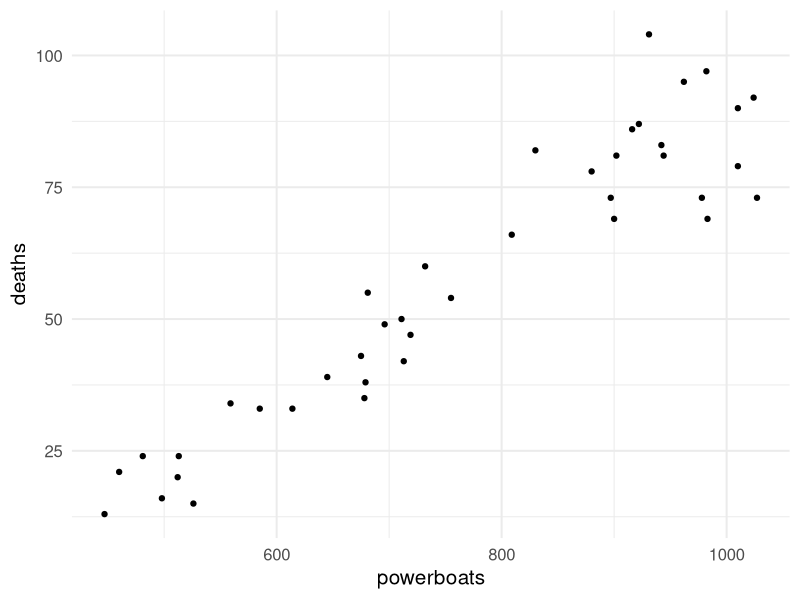
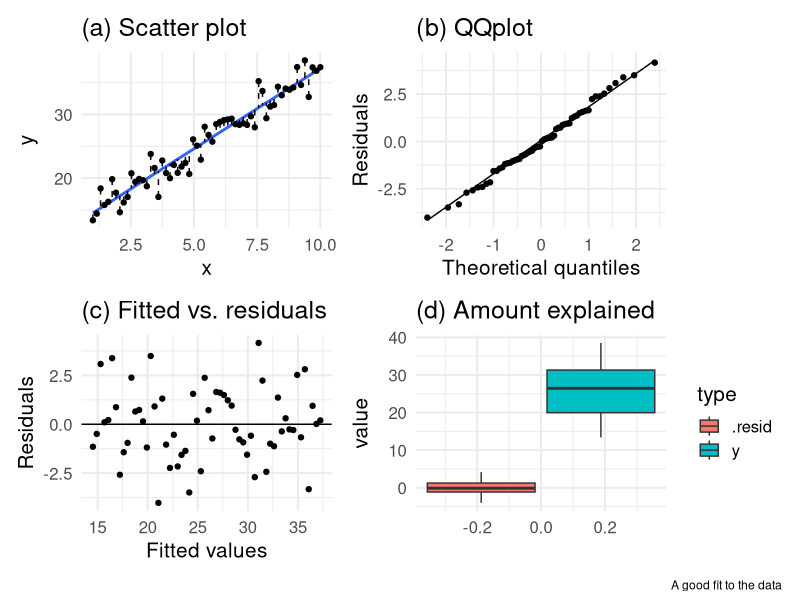
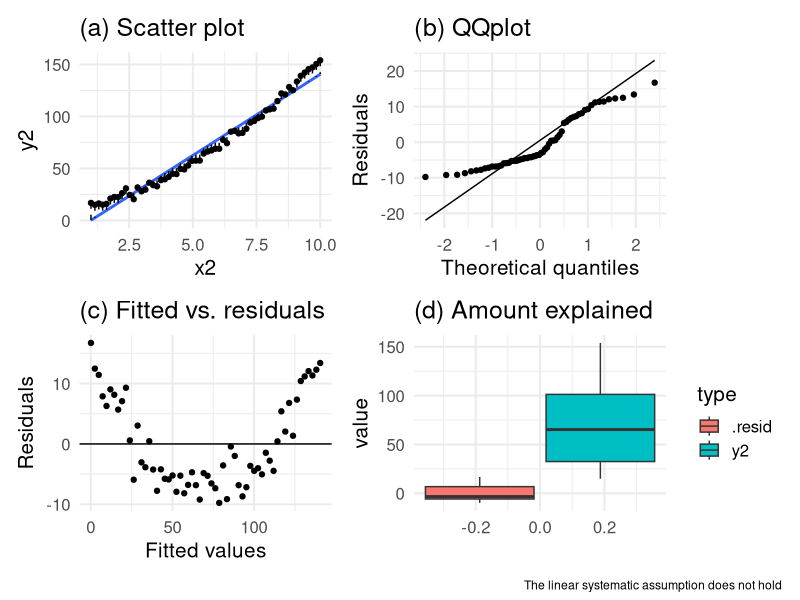
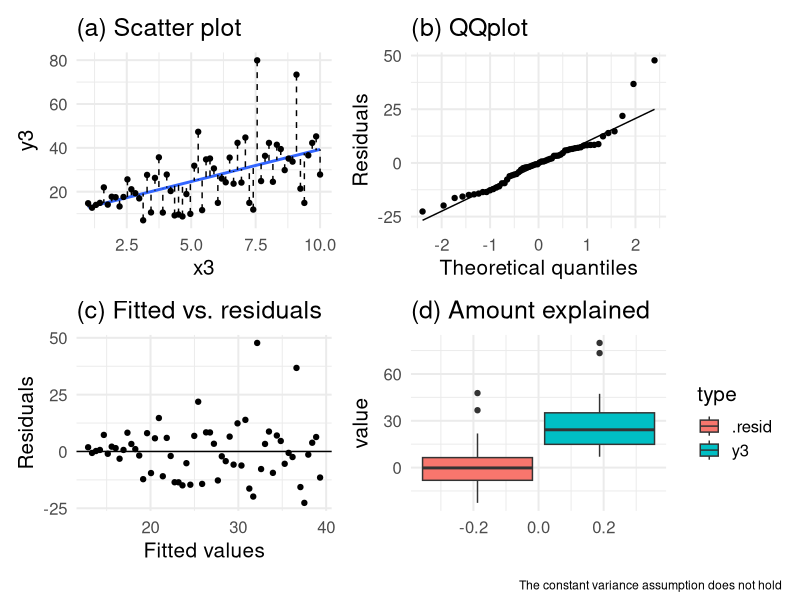
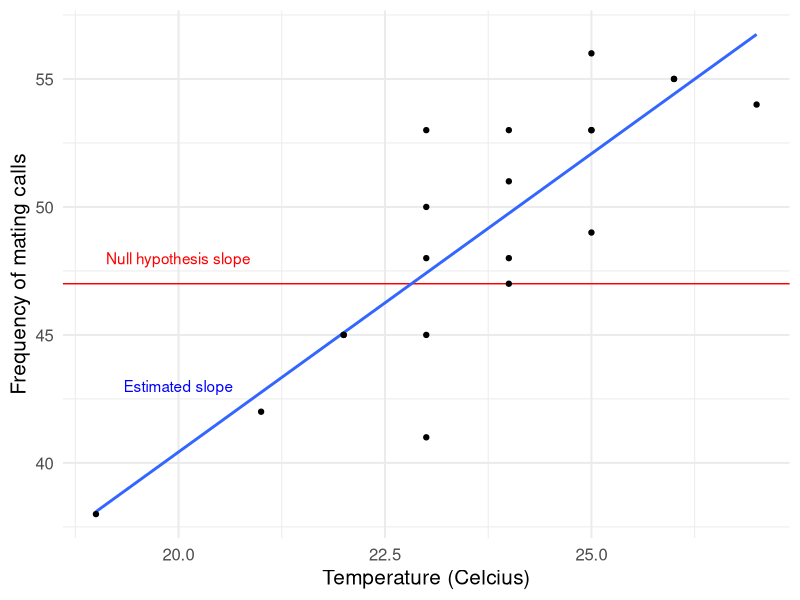
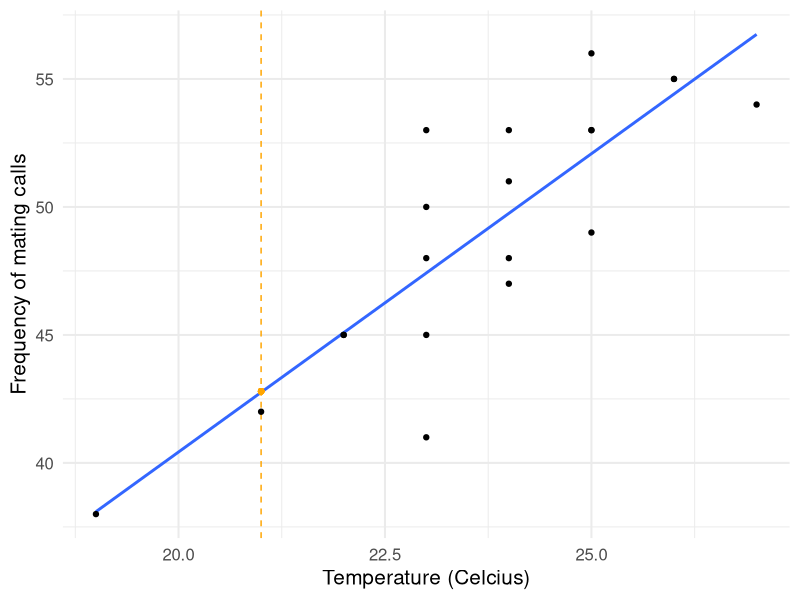
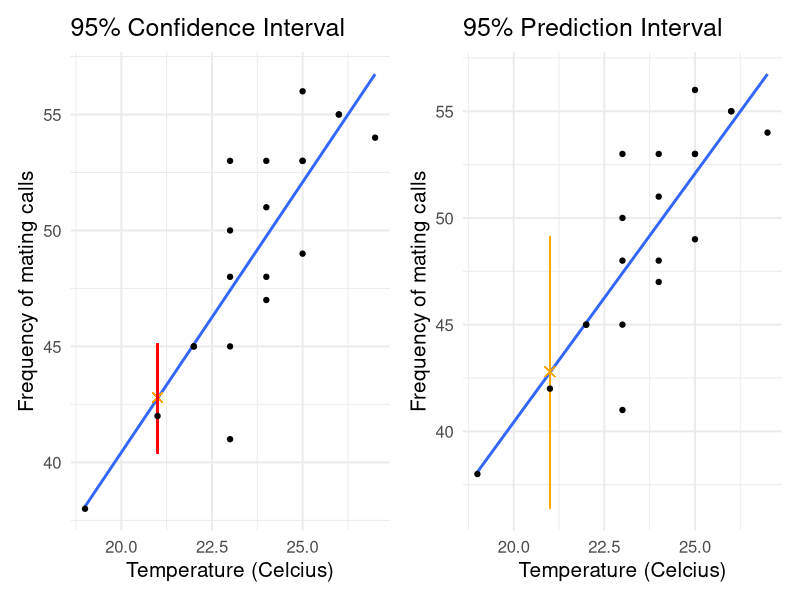

Reproduce these figures in R, in order.
## ---- chunk 1
library(knitr) # for include_graphics() 
library(dplyr)
library(forcats)
library(readr)
library(ggplot2)
library(broom) 
library(tidyr)
library(ggplot2)
library(tibble)
## ---- chunk 2
mana_data <- read_csv("Ch03_Manatee-deaths.csv")
head(mana_data)
mana_scatter <- ggplot(data = mana_data, aes(x = powerboats, y = deaths)) + 
  geom_point() + theme_minimal(base_size = 15)
## ---- chunk 3
mana_scatter
## ---- chunk 4
mana_cor <- mana_data %>% 
  summarize(corr_mana = cor(powerboats, deaths))
mana_cor
## ---- chunk 5
mana_lm <- lm(deaths ~ powerboats, mana_data)
# we use the package broom to look at the output of the linear model
tidy(mana_lm) 
## ---- chunk 6
tidy(mana_lm)
## ---- chunk 7
glance(mana_lm)
## ---- chunk 8
mana_cor <- mana_data %>% 
  summarize(corr_mana = cor(powerboats, deaths))
mana_cor
glance(mana_lm)
## ---- chunk 9
library(broom)
library(ggplot2)
library(dplyr)
library(tidyr)

# students, don't worry about the code in the next six lines.
# I will provide the required code later in the slides.
set.seed(123)
x <- seq(1, 10, length.out = 60)
y <- 12 + 2.5 * x + rnorm(n = 60, mean = 0, sd = 2)
dat1 <- data.frame(x, y)

lm1 <- lm(y~x, data = dat1)
augmented_dat1 <- augment(lm1)

## Fitted model
plot1 <- ggplot(augmented_dat1, aes(x, y)) +
  geom_smooth(method = "lm", se = F) +
  geom_point() +
  geom_segment(aes(xend = x, yend = .fitted), lty = 2) +
  theme_minimal(base_size = 15) +
  labs(title = "(a) Scatter plot") 

# QQ plot
plot2 <- ggplot(augmented_dat1, aes(sample = .resid)) + 
  geom_qq() + 
  geom_qq_line() +
  theme_minimal(base_size = 15) +
  labs(y = "Residuals", x = "Theoretical quantiles", title = "(b) QQplot") 

## Fitted vs. residuals
plot3 <-ggplot(augmented_dat1, aes(y = .resid, x = .fitted)) + 
  geom_point() + 
  theme_minimal(base_size = 15) +
  geom_hline(aes(yintercept = 0)) +
  labs(y = "Residuals", x = "Fitted values", title = "(c) Fitted vs. residuals") 

## Amount explained
reshape <- augmented_dat1 %>% select(.resid, y) %>%
  gather(key = "type", value = "value", y, .resid)

plot4 <- ggplot(reshape, aes(y = value)) + 
  geom_boxplot(aes(fill = type)) +
  labs(title = "(d) Amount explained") +
  theme_minimal(base_size = 15) 

library(patchwork)
plot1 + plot2 + plot3 + plot4 + plot_layout(nrow = 2) + 
  plot_annotation(caption = "A good fit to the data")
## ---- chunk 10
x2 <- seq(1, 10, length.out = 60)
y2 <- 12 + 2.5 * x2 + 1.2 * x2^2 + rnorm(n = 60, mean = 0, sd = 3) #the linearity assumption is violated
dat2 <- data.frame(x2, y2)

lm2 <- lm(y2 ~ x2, data = dat2)
augmented_dat2 <- augment(lm2)

## Fitted model
plot1_2 <- ggplot(augmented_dat2, aes(x2, y2)) +
  geom_smooth(method = "lm", se = F) +
  geom_point() +
  geom_segment(aes(xend = x2, yend = .fitted), lty = 2) +
  theme_minimal(base_size = 15) +
  labs(title = "(a) Scatter plot") 

# QQ plot
plot2_2 <- ggplot(augmented_dat2, aes(sample = .resid)) + 
  geom_qq() + 
  geom_qq_line() +
  theme_minimal(base_size = 15) +
  labs(y = "Residuals", x = "Theoretical quantiles", title = "(b) QQplot")

## Fitted vs. residuals
plot3_2 <-ggplot(augmented_dat2, aes(y = .resid, x = .fitted)) + 
  geom_point() + 
  theme_minimal(base_size = 15) +
  geom_hline(aes(yintercept = 0)) +
  labs(y = "Residuals", x = "Fitted values", title = "(c) Fitted vs. residuals")

## Amount explained
reshape_2 <- augmented_dat2 %>% select(.resid, y2) %>%
  gather(key = "type", value = "value", y2, .resid)

plot4_2 <- ggplot(reshape_2, aes(y = value)) + 
  geom_boxplot(aes(fill = type)) +
  theme_minimal(base_size = 15) +
  labs(title = "(d) Amount explained") 

plot1_2 + plot2_2 + plot3_2 + plot4_2 + plot_layout(nrow = 2) + 
  plot_annotation(caption = "The linear systematic assumption does not hold")
## ---- chunk 11
x3 <- seq(1, 10, length.out = 60)
y3 <- 12 + 2.5 * x3 + rnorm(n = 60, mean = 0, sd = 2*x3) #the constant variance assumption is violated
dat3 <- data.frame(x3, y3)

lm3 <- lm(y3 ~ x3, data = dat3)
augmented_dat3 <- augment(lm3)


## Fitted model
plot1_3 <- ggplot(augmented_dat3, aes(x3, y3)) +
  geom_smooth(method = "lm", se = F) +
  geom_point() +
  geom_segment(aes(xend = x3, yend = .fitted), lty = 2) +
  theme_minimal(base_size = 15) +
  labs(title = "(a) Scatter plot")

# QQ plot
plot2_3 <- ggplot(augmented_dat3, aes(sample = .resid)) + 
  geom_qq() + 
  geom_qq_line() +
  theme_minimal(base_size = 15) +
  labs(y = "Residuals", x = "Theoretical quantiles", title = "(b) QQplot")

## Fitted vs. residuals
plot3_3 <-ggplot(augmented_dat3, aes(y = .resid, x = .fitted)) + 
  geom_point() + 
  theme_minimal(base_size = 15) +
  geom_hline(aes(yintercept = 0)) +
  labs(y = "Residuals", x = "Fitted values", title = "(c) Fitted vs. residuals") 

## Amount explained
reshape_3 <- augmented_dat3 %>% select(.resid, y3) %>%
  gather(key = "type", value = "value", y3, .resid)

plot4_3 <- ggplot(reshape_3, aes(y = value)) + 
  geom_boxplot(aes(fill = type)) +
  theme_minimal(base_size = 15) +
  labs(title = "(d) Amount explained")

plot1_3 + plot2_3 + plot3_3 + plot4_3 + plot_layout(nrow = 2) + 
  plot_annotation(caption = "The constant variance assumption does not hold")
## ---- chunk 12
library(tibble)

frog_data <- tibble(id = 1:20,
       temp = c(19, 21, 22, 22, 23, 23, 23, 23, 23, 
                24, 24, 24, 24,
                25, 25, 25, 25, 26, 26, 27),
       freq = c(38, 42, 45, 45, 41, 45, 48, 50, 53, 51, 48, 53, 47,
                53, 49, 56, 53, 55, 55, 54))
frog_lm <- lm(formula = freq ~ temp, data = frog_data)
## ---- chunk 13
ggplot(frog_data, aes(x = temp, y = freq)) +
  theme_minimal(base_size = 15) +
  labs(x = "Temperature (Celcius)", y = "Frequency of mating calls") + 
  geom_hline(aes(yintercept = 47), col = "red") +
  geom_text(aes(x = 20, y = 48), label = "Null hypothesis slope", col = "red", check_overlap = T) +
  geom_smooth(method = "lm", se = F) +
  geom_text(aes(x = 20, y = 43), label = "Estimated slope", col = "blue", check_overlap = T) +
  geom_point()
## ---- chunk 14
tidy(frog_lm)
## ---- chunk 15
pt(q = 6.7211302, df = 18, lower.tail = F)*2
## ---- chunk 16
t_star<-qt(p = 0.975, df = 18)
t_star
## ---- chunk 17
ggplot(frog_data, aes(x = temp, y = freq)) +
  theme_minimal(base_size = 15) +
  labs(x = "Temperature (Celcius)", y = "Frequency of mating calls") + 
  geom_smooth(method = "lm", se = F) +
  geom_vline(aes(xintercept = 21), col = "orange", lty = 2)+
  geom_point(aes(x = 21, y = 42.8), col = "orange") +
  geom_point()
## ---- chunk 18
# specify the value of the explanatory variable for which you want the prediction:
newdata = data.frame(temp = 21) 

# use `predict()` to make prediction and confidence intervals
prediction_interval <- predict(frog_lm, newdata, interval = "predict")
prediction_interval

confidence_interval <- predict(frog_lm, newdata, interval = "confidence")
confidence_interval
## ---- chunk 19
plot_a <- ggplot(frog_data, aes(x = temp, y = freq)) +
  theme_minimal(base_size = 15) +
  labs(x = "Temperature (Celcius)", y = "Frequency of mating calls") + 
  geom_smooth(method = "lm", se = F) +
  geom_point(aes(x = 21, y = 42.8), col = "orange", size = 3, pch = 4) +
  geom_segment(aes(x = 21, xend = 21, y = 40.38472, yend = 45.12887), col = "red") + # confidence interval
  geom_point() + 
  labs(title = "95% Confidence Interval") 

plot_b <- ggplot(frog_data, aes(x = temp, y = freq)) +
  theme_minimal(base_size = 15) +
  labs(x = "Temperature (Celcius)", y = "Frequency of mating calls") + 
  geom_smooth(method = "lm", se = F) +
  geom_point(aes(x = 21, y = 42.8), col = "orange", size = 3, pch = 4) +
  geom_segment(aes(x = 21, xend = 21, y = 36.37187, yend = 49.1473), col = "orange", alpha = 0.4) + # prediction interval
  geom_point() + 
  labs(title = "95% Prediction Interval") 

library(patchwork)

plot_a + plot_b + plot_layout()
